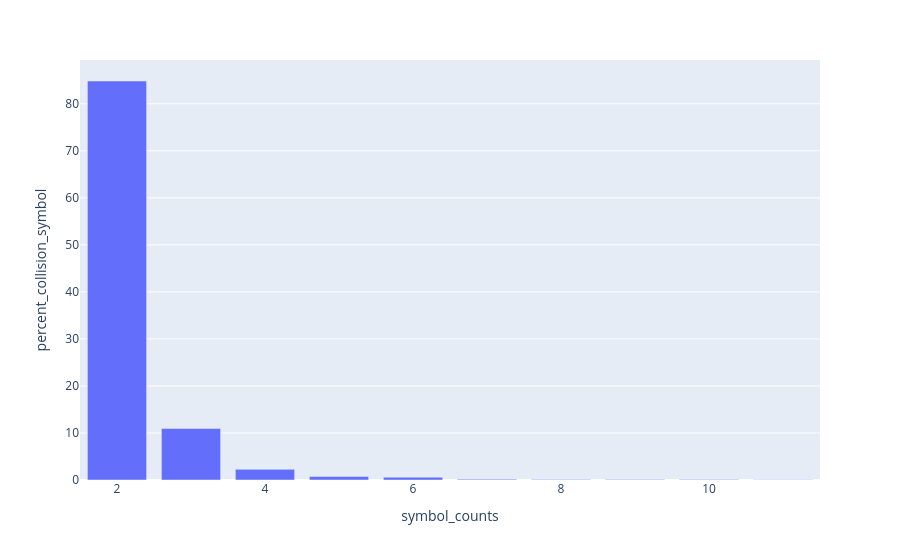

Write notebook code for a chart like this one.
### Code cell
create_ambiguous_symbol_histogram(ensg_ambiguous_symbol_counts, "ENSG", ensg_ambiguous_symbol_set_count)

### Figure 1 — Plotly figure (JSON) as saved in the notebook; plotly's stock layout.template omitted (floating-point values rounded to 4 significant figures)
{"data": [{"alignmentgroup": "True", "hovertemplate": "symbol_counts=%{x}<br>percent_collision_symbol=%{y}<extra></extra>", "legendgroup": "", "marker": {"color": "#636efa", "pattern": {"shape": ""}}, "name": "", "offsetgroup": "", "orientation": "v", "showlegend": false, "textposition": "auto", "type": "bar", "x": [2, 3, 4, 5, 6, 7, 8, 9, 10, 11], "xaxis": "x", "y": [84.85, 10.95, 2.263, 0.739, 0.6005, 0.1848, 0.09238, 0.09238, 0.09238, 0.04619], "yaxis": "y"}], "layout": {"barmode": "relative", "legend": {"tracegroupgap": 0}, "margin": {"t": 60}, "xaxis": {"anchor": "y", "domain": [0, 1], "title": {"text": "symbol_counts"}}, "yaxis": {"anchor": "x", "domain": [0, 1], "title": {"text": "percent_collision_symbol"}}}}
